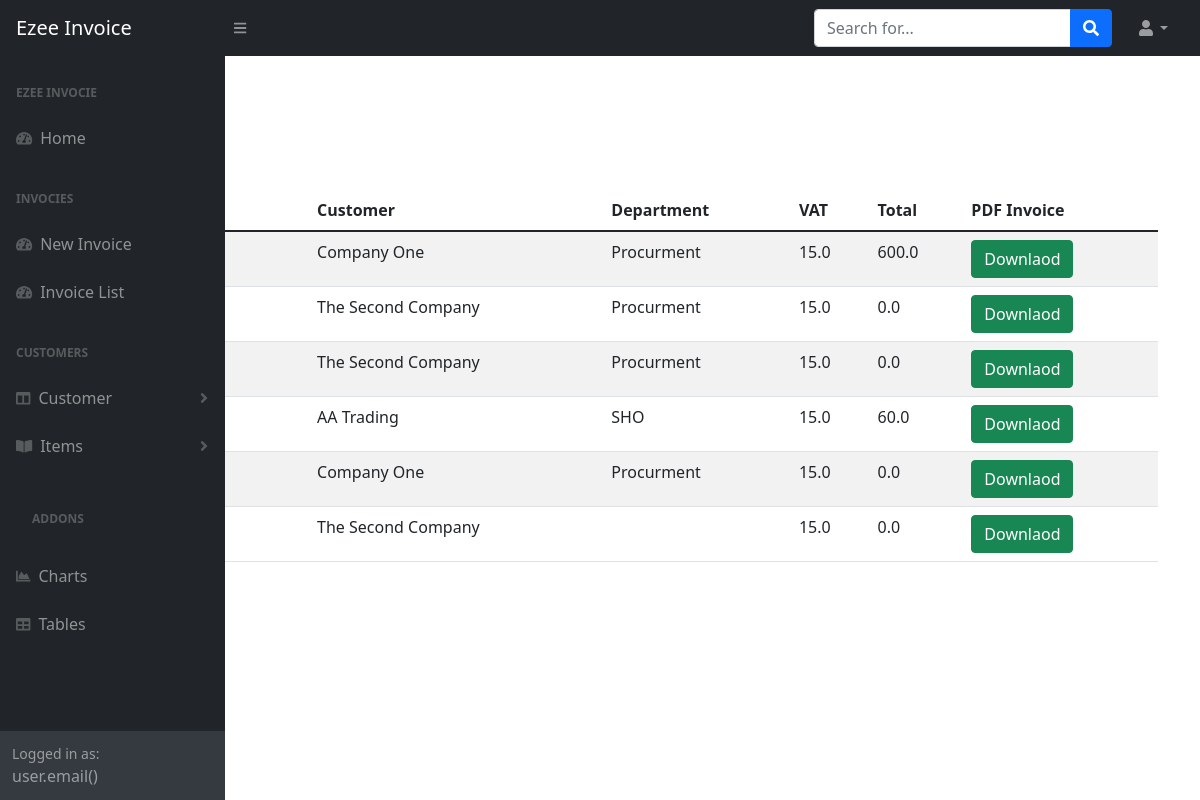
The page /Invoices/ on the database as committed earlier.
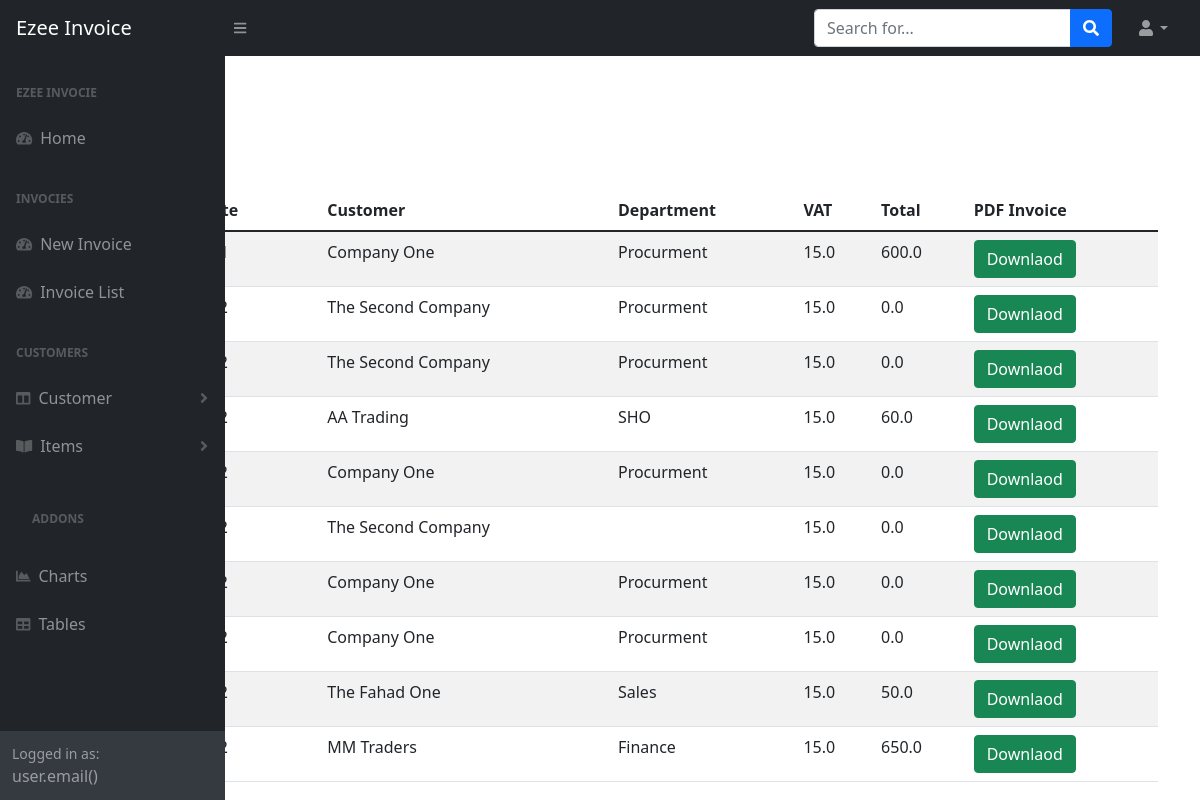
The same page on the database as committed later.
### purchase/models.py (models this page shows, shortened)
class invoice(models.Model):
    invoice_Date = models.DateField(auto_now=True)
    department = models.CharField(max_length=80 , help_text='Finance')
    cusotmer_name =models.ForeignKey('customers', on_delete=models.CASCADE)
    total_Ammount = models.FloatField('Total', default=0)
    vat = models.FloatField('Vat Percentage %', default=15)
    total_Vat = models.FloatField('Vat Ammount', default=0)
    terms = models.CharField('Terms of Payment',max_length=300, blank=True)
    comments = models.CharField('Comments',max_length=300, blank=True)

class customers(models.Model):
    cusotmer_name = models.CharField(max_length=120, help_text='Fortune Makers')
    address = models.CharField(max_length=120, help_text='106 Ar Riyadh Aveneu')
    supplier_Terms = models.CharField(max_length=200)
    supplier_Contac_Name = models.CharField(max_length=200)
    mobile_no = models.IntegerField(help_text="0505050505", default=123)
    land_Line = models.IntegerField(help_text="096611-2335464", default=123)
    def __str__(self):
        return self.cusotmer_name

### purchase/views.py (the view)
# urls.py: path('Invoices/', itemInvocieDesicription.as_view()),
class itemInvocieDesicription(ListView):
    model = invoice

### purchase/templates/purchase/invoice_list.html
{% extends 'purchase/base.html' %}
{% block content %}
<h2>Invoices</h2>
<ul>
  <table class="table table-striped">
    <thead>
      <tr>
        <th scope="col">#</th>
        <th scope="col">Invoice Date</th>
        <th scope="col">Customer</th>
        <th scope="col">Department</th>
        <th scope="col">VAT </th>
        <th scope="col">Total </th>
        <th scope="col">PDF Invoice </th>
      </tr>
    </thead>
    <tbody>
    {% for invoice in object_list %}
    <tr>
    <th scope="row">{{ invoice.id }}</th>
    <td>{{ invoice.invoice_Date }}</td>
    <td>{{ invoice.cusotmer_name }}</td>
    <td>{{ invoice.department }}</td>
    <td>{{ invoice.vat }}</td>
    <td>{{ invoice.total_Ammount }}</td>
    <td><a class="btn btn-success" href="/pdf/" role="button">Downlaod</a></td>
      </tr>
    {% endfor %}
</tbody>
</table>
</ul>
{% endblock %}

### purchase/templates/purchase/base.html (shortened to what this page needs)
{% load static %}
<!DOCTYPE html>
<html lang="en">
    <head>
             <link href="https://cdn.jsdelivr.net/npm/simple-datatables@latest/dist/style.css" rel="stylesheet" />
        <link href="{% static 'css/styles.css' %}" rel="stylesheet" />
    </head>
    <body class="sb-nav-fixed">
        <nav class="sb-topnav navbar navbar-expand navbar-dark bg-dark">
            <a class="navbar-brand ps-3" href="/">Ezee Invoice</a>
            <button class="btn btn-link btn-sm order-1 order-lg-0 me-4 me-lg-0" id="sidebarToggle" href="#!"><i class="fas fa-bars"></i></button>
            <form class="d-none d-md-inline-block form-inline ms-auto me-0 me-md-3 my-2 my-md-0">
                <div class="input-group">
                    <input class="form-control" type="text" placeholder="Search for..." aria-label="Search for..." aria-describedby="btnNavbarSearch" />
                    <button class="btn btn-primary" id="btnNavbarSearch" type="button"><i class="fas fa-search"></i></button>
                </div>
            </form>
            <ul class="navbar-nav ms-auto ms-md-0 me-3 me-lg-4">
                <li class="nav-item dropdown">
                    <a class="nav-link dropdown-toggle" id="navbarDropdown" href="#" role="button" data-bs-toggle="dropdown" aria-expanded="false"><i class="fas fa-user fa-fw"></i></a>
                </li>
            </ul>
        </nav>
        <div id="layoutSidenav">
            <div id="layoutSidenav_nav">
                <nav class="sb-sidenav accordion sb-sidenav-dark" id="sidenavAccordion">
                    <div class="sb-sidenav-menu">
                        <div class="nav">
                            <div class="sb-sidenav-menu-heading">Ezee Invocie</div>
                            <a class="nav-link" href="/">
                                <div class="sb-nav-link-icon"><i class="fas fa-tachometer-alt"></i></div>
                                Home
                            </a>
                            <div class="sb-sidenav-menu-heading">Invocies</div>
                            <a class="nav-link" href="/NewInvoice/">
                                <div class="sb-nav-link-icon"><i class="fas fa-tachometer-alt"></i></div>
                                New Invoice
                            </a>
                            <a class="nav-link" href="/Invoices/">
                                <div class="sb-nav-link-icon"><i class="fas fa-tachometer-alt"></i></div>
                                Invoice List
                            </a>
                            <div class="sb-sidenav-menu-heading">Customers</div>
                            <a class="nav-link collapsed" href="#" data-bs-toggle="collapse" data-bs-target="#collapseLayouts" aria-expanded="false" aria-controls="collapseLayouts">
                                <div class="sb-nav-link-icon"><i class="fas fa-columns"></i></div>
                                Customer
                                <div class="sb-sidenav-collapse-arrow"><i class="fas fa-angle-down"></i></div>
                            </a>
                            <a class="nav-link collapsed" href="#" data-bs-toggle="collapse" data-bs-target="#collapsePages" aria-expanded="false" aria-controls="collapsePages">
                                <div class="sb-nav-link-icon"><i class="fas fa-book-open"></i></div>
                                Items
                                <div class="sb-sidenav-collapse-arrow"><i class="fas fa-angle-down"></i></div>
                            </a>
                            <div class="collapse" id="collapsePages" aria-labelledby="headingTwo" data-bs-parent="#sidenavAccordion">
                                <nav class="sb-sidenav-menu-nested nav accordion" id="sidenavAccordionPages">
                                    <a class="nav-link collapsed" href="/items/">
                                </nav>
                            </div>
                            <div class="sb-sidenav-menu-heading">Addons</div>
                            <a class="nav-link" href="charts.html">
                                <div class="sb-nav-link-icon"><i class="fas fa-chart-area"></i></div>
                                Charts
                            </a>
                            <a class="nav-link" href="tables.html">
                                <div class="sb-nav-link-icon"><i class="fas fa-table"></i></div>
                                Tables
                            </a>
                        </div>
                    </div>
                    <div class="sb-sidenav-footer">
                        <div class="small">Logged in as:</div>
                        user.email()
                    </div>
                </nav>
            </div>
        </head>
        <body>
            <div class="container">
                <br><br><br><br><br><br>
                {% block content %}
                {% endblock content %}
            </div>
        </body>
        </html>

Rows that differ between the two databases and show on the page:
added invoice: cusotmer_name "Company One", department "Procurment", vat "15.0", total_Ammount "0.0"
added invoice: cusotmer_name "Company One", department "Procurment", vat "15.0", total_Ammount "0.0"
added invoice: cusotmer_name "The Fahad One", department "Sales", vat "15.0", total_Ammount "50.0"
added invoice: cusotmer_name "MM Traders", department "Finance", vat "15.0", total_Ammount "650.0"
